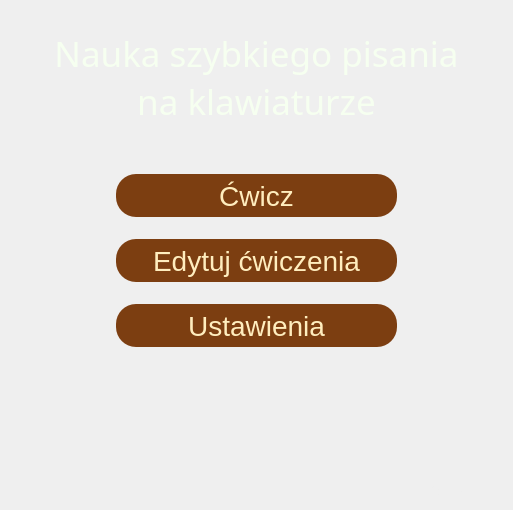
<?xml version="1.0" encoding="UTF-8"?>
<ui version="4.0">
 <class>MainWindow</class>
 <widget class="QMainWindow" name="MainWindow">
  <property name="geometry">
   <rect>
    <x>0</x>
    <y>0</y>
    <width>513</width>
    <height>510</height>
   </rect>
  </property>
  <property name="windowTitle">
   <string>Nauka szybkiego pisania na klawiaturze</string>
  </property>
  <property name="styleSheet">
   <string notr="true"/>
  </property>
  <property name="animated">
   <bool>true</bool>
  </property>
  <widget class="QWidget" name="centralwidget">
   <layout class="QVBoxLayout" name="verticalLayout_2">
    <item>
     <spacer name="verticalSpacer_3">
      <property name="orientation">
       <enum>Qt::Vertical</enum>
      </property>
      <property name="sizeType">
       <enum>QSizePolicy::Maximum</enum>
      </property>
      <property name="sizeHint" stdset="0">
       <size>
        <width>20</width>
        <height>20</height>
       </size>
      </property>
     </spacer>
    </item>
    <item>
     <widget class="QLabel" name="label_title">
      <property name="font">
       <font>
        <family>Noto Sans Light</family>
        <pointsize>26</pointsize>
        <bold>false</bold>
       </font>
      </property>
      <property name="styleSheet">
       <string notr="true">QLabel{
	color: rgb(246, 255, 240);
}</string>
      </property>
      <property name="text">
       <string>Nauka szybkiego pisania
na klawiaturze</string>
      </property>
      <property name="alignment">
       <set>Qt::AlignCenter</set>
      </property>
     </widget>
    </item>
    <item>
     <spacer name="verticalSpacer_2">
      <property name="orientation">
       <enum>Qt::Vertical</enum>
      </property>
      <property name="sizeType">
       <enum>QSizePolicy::Maximum</enum>
      </property>
      <property name="sizeHint" stdset="0">
       <size>
        <width>20</width>
        <height>40</height>
       </size>
      </property>
     </spacer>
    </item>
    <item>
     <layout class="QHBoxLayout" name="horizontalLayout_2">
      <item>
       <spacer name="horizontalSpacer_2">
        <property name="orientation">
         <enum>Qt::Horizontal</enum>
        </property>
        <property name="sizeHint" stdset="0">
         <size>
          <width>40</width>
          <height>20</height>
         </size>
        </property>
       </spacer>
      </item>
      <item>
       <layout class="QVBoxLayout" name="verticalLayout">
        <item>
         <widget class="QPushButton" name="pushButton_practice">
          <property name="minimumSize">
           <size>
            <width>285</width>
            <height>47</height>
           </size>
          </property>
          <property name="maximumSize">
           <size>
            <width>285</width>
            <height>47</height>
           </size>
          </property>
          <property name="baseSize">
           <size>
            <width>0</width>
            <height>0</height>
           </size>
          </property>
          <property name="font">
           <font>
            <family>Segoe UI</family>
            <pointsize>21</pointsize>
           </font>
          </property>
          <property name="layoutDirection">
           <enum>Qt::LeftToRight</enum>
          </property>
          <property name="styleSheet">
           <string notr="true">QPushButton{
	border-radius: 20px;
	background-color: rgb(124, 62, 17);
	color: rgb(255, 237, 190);
	margin: 2px;
}
QPushButton:hover{
	background-color: rgb(144, 82, 40);
}</string>
          </property>
          <property name="text">
           <string>Ćwicz</string>
          </property>
          <property name="autoDefault">
           <bool>false</bool>
          </property>
          <property name="default">
           <bool>false</bool>
          </property>
          <property name="flat">
           <bool>false</bool>
          </property>
         </widget>
        </item>
        <item>
         <spacer name="verticalSpacer_4">
          <property name="orientation">
           <enum>Qt::Vertical</enum>
          </property>
          <property name="sizeType">
           <enum>QSizePolicy::Maximum</enum>
          </property>
          <property name="sizeHint" stdset="0">
           <size>
            <width>20</width>
            <height>12</height>
           </size>
          </property>
         </spacer>
        </item>
        <item>
         <widget class="QPushButton" name="pushButton_practice_editExercises">
          <property name="minimumSize">
           <size>
            <width>285</width>
            <height>47</height>
           </size>
          </property>
          <property name="maximumSize">
           <size>
            <width>285</width>
            <height>47</height>
           </size>
          </property>
          <property name="baseSize">
           <size>
            <width>0</width>
            <height>0</height>
           </size>
          </property>
          <property name="font">
           <font>
            <family>Segoe UI</family>
            <pointsize>21</pointsize>
           </font>
          </property>
          <property name="layoutDirection">
           <enum>Qt::LeftToRight</enum>
          </property>
          <property name="styleSheet">
           <string notr="true">QPushButton{
	border-radius: 20px;
	background-color: rgb(124, 62, 17);
	color: rgb(255, 237, 190);
	margin: 2px;
}
QPushButton:hover{
	background-color: rgb(144, 82, 40);
}</string>
          </property>
          <property name="text">
           <string>Edytuj ćwiczenia</string>
          </property>
          <property name="autoDefault">
           <bool>false</bool>
          </property>
          <property name="default">
           <bool>false</bool>
          </property>
          <property name="flat">
           <bool>false</bool>
          </property>
         </widget>
        </item>
        <item>
         <spacer name="verticalSpacer_5">
          <property name="orientation">
           <enum>Qt::Vertical</enum>
          </property>
          <property name="sizeType">
           <enum>QSizePolicy::Maximum</enum>
          </property>
          <property name="sizeHint" stdset="0">
           <size>
            <width>20</width>
            <height>12</height>
           </size>
          </property>
         </spacer>
        </item>
        <item>
         <widget class="QPushButton" name="pushButton_practice_settings">
          <property name="minimumSize">
           <size>
            <width>285</width>
            <height>47</height>
           </size>
          </property>
          <property name="maximumSize">
           <size>
            <width>285</width>
            <height>47</height>
           </size>
          </property>
          <property name="baseSize">
           <size>
            <width>0</width>
            <height>0</height>
           </size>
          </property>
          <property name="font">
           <font>
            <family>Segoe UI</family>
            <pointsize>21</pointsize>
           </font>
          </property>
          <property name="layoutDirection">
           <enum>Qt::LeftToRight</enum>
          </property>
          <property name="styleSheet">
           <string notr="true">QPushButton{
	border-radius: 20px;
	background-color: rgb(124, 62, 17);
	color: rgb(255, 237, 190);
	margin: 2px;
}
QPushButton:hover{
	background-color: rgb(144, 82, 40);
}</string>
          </property>
          <property name="text">
           <string>Ustawienia</string>
          </property>
          <property name="autoDefault">
           <bool>false</bool>
          </property>
          <property name="default">
           <bool>false</bool>
          </property>
          <property name="flat">
           <bool>false</bool>
          </property>
         </widget>
        </item>
       </layout>
      </item>
      <item>
       <spacer name="horizontalSpacer_3">
        <property name="orientation">
         <enum>Qt::Horizontal</enum>
        </property>
        <property name="sizeHint" stdset="0">
         <size>
          <width>40</width>
          <height>20</height>
         </size>
        </property>
       </spacer>
      </item>
     </layout>
    </item>
    <item>
     <spacer name="verticalSpacer">
      <property name="orientation">
       <enum>Qt::Vertical</enum>
      </property>
      <property name="sizeHint" stdset="0">
       <size>
        <width>20</width>
        <height>40</height>
       </size>
      </property>
     </spacer>
    </item>
    <item>
     <layout class="QHBoxLayout" name="horizontalLayout">
      <item>
       <spacer name="horizontalSpacer">
        <property name="orientation">
         <enum>Qt::Horizontal</enum>
        </property>
        <property name="sizeHint" stdset="0">
         <size>
          <width>40</width>
          <height>20</height>
         </size>
        </property>
       </spacer>
      </item>
      <item>
       <widget class="QLabel" name="label_signature">
        <property name="font">
         <font>
          <pointsize>11</pointsize>
         </font>
        </property>
        <property name="styleSheet">
         <string notr="true">QLabel{
color: #efefef
}</string>
        </property>
        <property name="text">
         <string>Konrad Król</string>
        </property>
       </widget>
      </item>
     </layout>
    </item>
   </layout>
  </widget>
  <widget class="QMenuBar" name="menubar">
   <property name="geometry">
    <rect>
     <x>0</x>
     <y>0</y>
     <width>513</width>
     <height>21</height>
    </rect>
   </property>
  </widget>
 </widget>
 <resources/>
 <connections/>
</ui>
